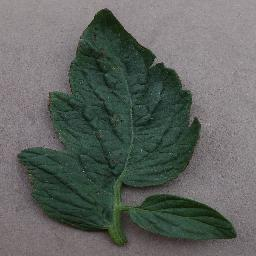
#> input picture test_leaf.jpg, 256 x 256 px, found by its file name
$ python test_leaf_validator.py
#> lines starting #> are read from the running program, lines starting #| are printed output that depends on the picture; after the words box and inside, x2 and y2 are one past the last pixel; in counts of white or black regions, pixels touching at a corner belong together
#> further down, img_tomato is the input picture: PIL image 256x256 RGB; mean R, G, B 95.7, 100.7, 96.1
import io
import sys
import numpy as np
from PIL import Image

sys.stdout.reconfigure(encoding="utf-8")

def validate_leaf_gate(img: Image.Image):
    """
    Centralized Leaf Validation Gate (Part 1 & 2)
    Returns:
    {
        "status": "LEAF_VALID" | "NOT_A_LEAF" | "UNCERTAIN" | "IMAGE_QUALITY_LOW",
        "passed": bool,
        "score": float,
        "reason": str,
        "message_vi": str,
        "metrics": dict
    }
    """
    metrics = {
        "width": img.width,
        "height": img.height
    }
#> metrics = {'width': 256, 'height': 256}

    # 1. Dimension Check
    if img.width < 64 or img.height < 64:
        return {
            "status": "IMAGE_QUALITY_LOW",
            "passed": False,
            "score": 0.0,
            "reason": f"Kích thước ảnh quá nhỏ ({img.width}x{img.height} pixel).",
            "message_vi": "Ảnh chưa đủ rõ để kiểm tra. Hãy chụp gần hơn, đủ sáng và giữ lá trong khung hình.",
            "metrics": metrics
        }

    arr = np.asarray(img.convert("RGB"), dtype=np.float32)
    R, G, B = arr[:, :, 0], arr[:, :, 1], arr[:, :, 2]

    # 2. Exposure & Luminance
    lum = 0.299 * R + 0.587 * G + 0.114 * B
    mean_lum = float(lum.mean())
#> mean_lum = 98.66
    metrics["mean_lum"] = round(mean_lum, 2)

    if mean_lum < 16.0:
        return {
            "status": "IMAGE_QUALITY_LOW",
            "passed": False,
            "score": 0.0,
            "reason": f"Hình ảnh quá tối (độ sáng trung bình = {mean_lum:.1f}/255).",
            "message_vi": "Ảnh chưa đủ rõ để kiểm tra. Hãy chụp gần hơn, đủ sáng và giữ lá trong khung hình.",
            "metrics": metrics
        }

    if mean_lum > 248.0:
        return {
            "status": "IMAGE_QUALITY_LOW",
            "passed": False,
            "score": 0.0,
            "reason": f"Hình ảnh bị chói sáng hoặc phơi sáng quá mức (độ sáng trung bình = {mean_lum:.1f}/255).",
            "message_vi": "Ảnh chưa đủ rõ để kiểm tra. Hãy chụp gần hơn, đủ sáng và giữ lá trong khung hình.",
            "metrics": metrics
        }

    # 3. Color Diversity & Featurelessness
    color_std = float(arr.std())
#> color_std = 41.19
    metrics["color_std"] = round(color_std, 2)
    if color_std < 6.0:
        return {
            "status": "IMAGE_QUALITY_LOW",
            "passed": False,
            "score": 0.0,
            "reason": "Hình ảnh đơn sắc hoặc không có chi tiết.",
            "message_vi": "Ảnh chưa đủ rõ để kiểm tra. Hãy chụp gần hơn, đủ sáng và giữ lá trong khung hình.",
            "metrics": metrics
        }

    # 4. Sharpness / Blur Check (Laplacian Variance)
    gray = np.asarray(img.convert("L"), dtype=np.float32)
    lap = gray[:-2, 1:-1] + gray[2:, 1:-1] + gray[1:-1, :-2] + gray[1:-1, 2:] - 4.0 * gray[1:-1, 1:-1]
    lap_var = float(lap.var())
#> lap_var = 677.9
    metrics["lap_var"] = round(lap_var, 2)

    if lap_var < 14.0:
        return {
            "status": "IMAGE_QUALITY_LOW",
            "passed": False,
            "score": 0.0,
            "reason": f"Hình ảnh quá mờ (độ sắc nét LapVar = {lap_var:.1f} < 14.0).",
            "message_vi": "Ảnh chưa đủ rõ để kiểm tra. Hãy chụp gần hơn, đủ sáng và giữ lá trong khung hình.",
            "metrics": metrics
        }

    if lap_var > 45000.0:
        return {
            "status": "IMAGE_QUALITY_LOW",
            "passed": False,
            "score": 0.0,
            "reason": f"Hình ảnh bị nhiễu hạt kỹ thuật số quá mức (LapVar = {lap_var:.1f}).",
            "message_vi": "Ảnh chưa đủ rõ để kiểm tra. Hãy chụp gần hơn, đủ sáng và giữ lá trong khung hình.",
            "metrics": metrics
        }

    # 5. Botanical Multi-Spectral Analysis (HSV + Normalized RGB)
    max_c = np.maximum(np.maximum(R, G), B)
    min_c = np.minimum(np.minimum(R, G), B)
    delta = max_c - min_c + 1e-6

    H = np.zeros_like(max_c)
    mask_r = (max_c == R)
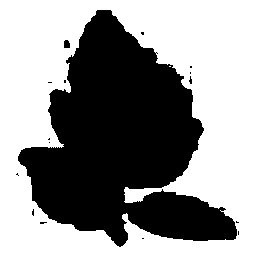
#> mask_r: shape (256, 256) bool; 57% white; 16 black regions (14 under 20 px), largest, box (x1, y1, x2, y2) and area: (18, 10, 237, 247) 28027, (64, 40, 70, 48) 43
    mask_g = (max_c == G)
#> mask_g: shape (256, 256) bool; 43% white; 5 white regions (4 under 20 px), largest, box (x1, y1, x2, y2) and area: (18, 9, 238, 247) 28161
    mask_b = (max_c == B)
#> mask_b: shape (256, 256) bool; 0.54% white in thin lines or dots, all inside (x1, y1, x2, y2) = (16, 40, 239, 235)
    H[mask_r] = (60.0 * ((G[mask_r] - B[mask_r]) / delta[mask_r]) + 360.0) % 360.0
    H[mask_g] = 60.0 * ((B[mask_g] - R[mask_g]) / delta[mask_g]) + 120.0
    H[mask_b] = 60.0 * ((R[mask_b] - G[mask_b]) / delta[mask_b]) + 240.0
#> H: shape (256, 256) float32; min 0, max 356.2, mean 232.8

    S = delta / (max_c + 1e-6)

    tot_rgb = R + G + B + 1e-6
    r_n, g_n, b_n = R / tot_rgb, G / tot_rgb, B / tot_rgb

    # Band A: Green Foliage (Healthy or early lesion)
    green_mask = ((H >= 65.0) & (H <= 165.0) & (S >= 0.15)) | ((g_n > 0.36) & (2.0 * G - R - B > 5.0))
#> green_mask: shape (256, 256) bool; 40.7% white; 3 white regions (2 under 20 px), largest, box (x1, y1, x2, y2) and area: (19, 10, 236, 247) 26697
    green_ratio = float(green_mask.mean())
#> green_ratio = 0.407
    metrics["green_ratio"] = round(green_ratio, 4)

    # Band B: Chlorotic Yellow Foliage (Vàng lá do nấm, virus hoặc thiếu vi lượng)
    yellow_mask = (H >= 35.0) & (H < 65.0) & (S >= 0.20) & (b_n < 0.26) & (r_n > 0.34) & (g_n > 0.32)
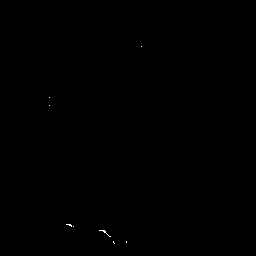
#> yellow_mask: shape (256, 256) bool; 0.05% white in thin lines or dots, all inside (x1, y1, x2, y2) = (49, 46, 142, 244)
    yellow_ratio = float(yellow_mask.mean())
#> yellow_ratio = 0.000519
    metrics["yellow_ratio"] = round(yellow_ratio, 4)

    # Band C: Brown Necrotic / Senescent Dry Leaf Tissue (Đốm nâu hoại tử, cháy lá, lá khô)
    brown_mask = (H >= 15.0) & (H < 35.0) & (S >= 0.18) & (r_n > 0.40) & (g_n > 0.26) & (b_n < 0.22) & ((G - B) > 5.0)
#> brown_mask: shape (256, 256) bool; every value is 0
    brown_ratio = float(brown_mask.mean())
#> brown_ratio = 0
    metrics["brown_ratio"] = round(brown_ratio, 4)

    # Combined Botanical Tissue
    botanical_tissue = green_mask | yellow_mask | brown_mask
#> botanical_tissue: shape (256, 256) bool; 40.8% white; 3 white regions (2 under 20 px), largest, box (x1, y1, x2, y2) and area: (19, 10, 236, 247) 26709
    botanical_ratio = float(botanical_tissue.mean())
#> botanical_ratio = 0.408
    metrics["botanical_ratio"] = round(botanical_ratio, 4)

    # Band D: Blue / Synthetic Fabric Dominance (Non-plant)
    blue_dom_mask = (b_n > 0.40) & (B > R + 12.0) & (B > G + 8.0)
    blue_ratio = float(blue_dom_mask.mean())
#> blue_ratio = 0
    metrics["blue_ratio"] = round(blue_ratio, 4)

    # Band E: Human Skin Profile
    r_g_diff = np.maximum(R - G, 0.1)
    skin_ratio_test = (R - B) / r_g_diff
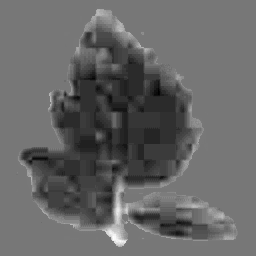
#> skin_ratio_test: shape (256, 256) float32; min -220, max 250, mean -30.8; drawn with min black and max white
    skin_mask = (H >= 0.0) & (H <= 25.0) & (S >= 0.15) & (S <= 0.65) & (R > G + 15.0) & (G > B + 8.0) & (skin_ratio_test >= 1.7) & (skin_ratio_test <= 4.2)
    skin_ratio = float(skin_mask.mean())
#> skin_ratio = 0
    metrics["skin_ratio"] = round(skin_ratio, 4)

    # Excess Green Index
    mean_exg = float((2.0 * G - R - B).mean())
#> mean_exg = 9.62
    metrics["mean_exg"] = round(mean_exg, 2)

    # 6. NON-LEAF DETERMINATION (Part 1: NOT_A_LEAF)
    # A) Human Face / Skin Dominant
    if skin_ratio > 0.35 and botanical_ratio < 0.12:
        return {
            "status": "NOT_A_LEAF",
            "passed": False,
            "score": round(1.0 - skin_ratio, 4),
            "reason": f"Phát hiện bề mặt da người (tỷ lệ {skin_ratio*100:.1f}%), không phải lá cây.",
            "message_vi": "Ảnh này không có lá cây phù hợp để chẩn đoán. Hãy tải ảnh chụp một chiếc lá.",
            "metrics": metrics
        }

    # B) Synthetic Blue Fabric / Surface
    if blue_ratio > 0.35 and botanical_ratio < 0.12:
        return {
            "status": "NOT_A_LEAF",
            "passed": False,
            "score": round(1.0 - blue_ratio, 4),
            "reason": f"Phát hiện màu xanh nhân tạo hoặc vải bạt (tỷ lệ {blue_ratio*100:.1f}%), không phải mô thực vật.",
            "message_vi": "Ảnh này không có lá cây phù hợp để chẩn đoán. Hãy tải ảnh chụp một chiếc lá.",
            "metrics": metrics
        }

    # C) General Non-Plant Objects (Animals, cars, furniture, indoor items with no botanical tissue)
    if botanical_ratio < 0.12 and mean_exg < -15.0:
        return {
            "status": "NOT_A_LEAF",
            "passed": False,
            "score": round(botanical_ratio, 4),
            "reason": f"Không phát hiện mô thực vật (tỷ lệ mô sinh học = {botanical_ratio*100:.1f}%, ExG = {mean_exg:.1f}).",
            "message_vi": "Ảnh này không có lá cây phù hợp để chẩn đoán. Hãy tải ảnh chụp một chiếc lá.",
            "metrics": metrics
        }

    # 7. UNCERTAIN DETERMINATION (Part 1: UNCERTAIN)
    # Ambiguous botanical presence (distant foliage, partial greenery in clutter, borderline blur)
    if botanical_ratio < 0.22 or (lap_var < 22.0 and botanical_ratio < 0.30):
        return {
            "status": "UNCERTAIN",
            "passed": False,
            "score": round(botanical_ratio, 4),
            "reason": f"Dấu hiệu phiến lá không rõ ràng hoặc bị phân tán (tỷ lệ mô thực vật = {botanical_ratio*100:.1f}%).",
            "message_vi": "Gari chưa xác định được đây có phải ảnh lá cây hay không. Hãy chụp rõ một chiếc lá.",
            "metrics": metrics
        }

    # 8. VALID LEAF (Part 1: LEAF_VALID)
    leaf_score = min(1.0, round(float(botanical_ratio / 0.55), 4))
#> leaf_score = 0.741
    return {
        "status": "LEAF_VALID",
        "passed": True,
        "score": leaf_score,
        "reason": "Ảnh lá cây hợp lệ, đạt tiêu chuẩn chẩn đoán nông học.",
        "message_vi": "Ảnh lá cây hợp lệ, sẵn sàng chẩn đoán.",
        "metrics": metrics
    }

# Test against available sample images
img_tomato = Image.open("test_leaf.jpg")
print("Tomato leaf result:", validate_leaf_gate(img_tomato))
#> (printed output is left out)

img_coffee = Image.open("data/field_dataset/images/field_1793374087037_1a78f2_coffee.jpg")
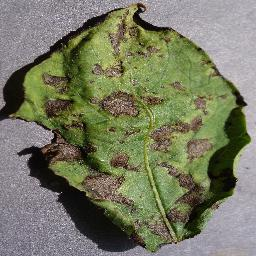
#> input picture data/field_dataset/images/field_1793374087037_1a78f2_coffee.jpg, 256 x 256 px, found by its file name
#> img_coffee is the input picture: PIL image 256x256 RGB; mean R, G, B 119.1, 121.6, 98
print("Coffee leaf result:", validate_leaf_gate(img_coffee))
#> in validate_leaf_gate (call 2), `R, G, B = arr[:, :, 0], arr[:, :, 1], arr[:, :, 2]`:
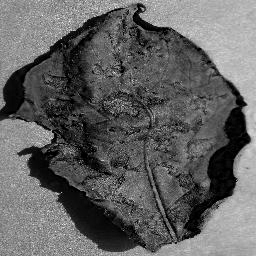
#> B: shape (256, 256) float32; min 0, max 255, mean 98
#> in validate_leaf_gate (call 2), `mean_lum = float(lum.mean())`: mean_lum = 118.2
#> in validate_leaf_gate (call 2), `color_std = float(arr.std())`: color_std = 53.96
#> in validate_leaf_gate (call 2), `lap = gray[:-2, 1:-1] + gray[2:, 1:-1] + gray[1:-1, :-2] + gray[1:-1, ..`:
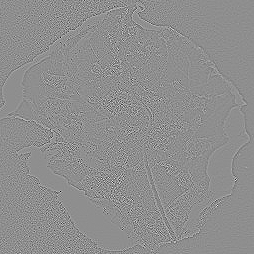
#> lap: shape (254, 254) float32; min -657, max 518, mean 0; drawn with min black and max white
#> in validate_leaf_gate (call 2), `lap_var = float(lap.var())`: lap_var = 6203.1
#> in validate_leaf_gate (call 2), `mask_r = (max_c == R)`: mask_r: shape (256, 256) bool; 26.5% white; 57 white regions (31 under 20 px), largest, box (x1, y1, x2, y2) and area: (0, 0, 256, 134) 5563, (16, 122, 144, 247) 5247, (147, 161, 205, 248) 1649
#> in validate_leaf_gate (call 2), `mask_g = (max_c == G)`: mask_g: shape (256, 256) bool; 43.4% white; 16 white regions (14 under 20 px), largest, box (x1, y1, x2, y2) and area: (12, 7, 253, 254) 28306, (129, 9, 138, 13) 25
#> in validate_leaf_gate (call 2), `mask_b = (max_c == B)`: mask_b: shape (256, 256) bool; 34.2% white; 14 white regions (7 under 20 px), largest, box (x1, y1, x2, y2) and area: (0, 114, 256, 256) 12383, (145, 0, 256, 80) 5147, (0, 0, 140, 80) 4589
#> in validate_leaf_gate (call 2), `r_n, g_n, b_n = R / tot_rgb, G / tot_rgb, B / tot_rgb`:
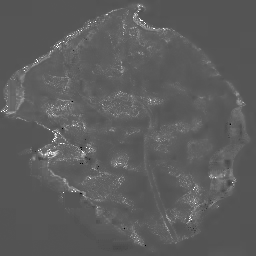
#> r_n: shape (256, 256) float32; min 0, max 1, mean 0.364
#> in validate_leaf_gate (call 2), `green_ratio = float(green_mask.mean())`: green_ratio = 0.473
#> in validate_leaf_gate (call 2), `yellow_ratio = float(yellow_mask.mean())`: yellow_ratio = 0.111
#> in validate_leaf_gate (call 2), `brown_ratio = float(brown_mask.mean())`: brown_ratio = 0.00906
#> in validate_leaf_gate (call 2), `botanical_ratio = float(botanical_tissue.mean())`: botanical_ratio = 0.505
#> in validate_leaf_gate (call 2), `skin_ratio = float(skin_mask.mean())`: skin_ratio = 0.000122
#> in validate_leaf_gate (call 2), `mean_exg = float((2.0 * G - R - B).mean())`: mean_exg = 26.01
#> in validate_leaf_gate (call 2), `leaf_score = min(1.0, round(float(botanical_ratio / 0.55), 4))`: leaf_score = 0.918
#> (printed output is left out)

# Synthetic skin / face image
skin_arr = np.full((224, 224, 3), [220, 160, 140], dtype=np.uint8)
img_skin = Image.fromarray(skin_arr)
print("Skin/Face image result:", validate_leaf_gate(img_skin))
#> (printed output is left out)

# Synthetic blue fabric image
blue_arr = np.full((224, 224, 3), [30, 80, 210], dtype=np.uint8)
img_blue = Image.fromarray(blue_arr)
print("Blue fabric result:", validate_leaf_gate(img_blue))
#> (printed output is left out)

# Synthetic dark/blurry image
dark_arr = np.full((224, 224, 3), [10, 12, 10], dtype=np.uint8)
img_dark = Image.fromarray(dark_arr)
print("Dark image result:", validate_leaf_gate(img_dark))
#> (printed output is left out)
